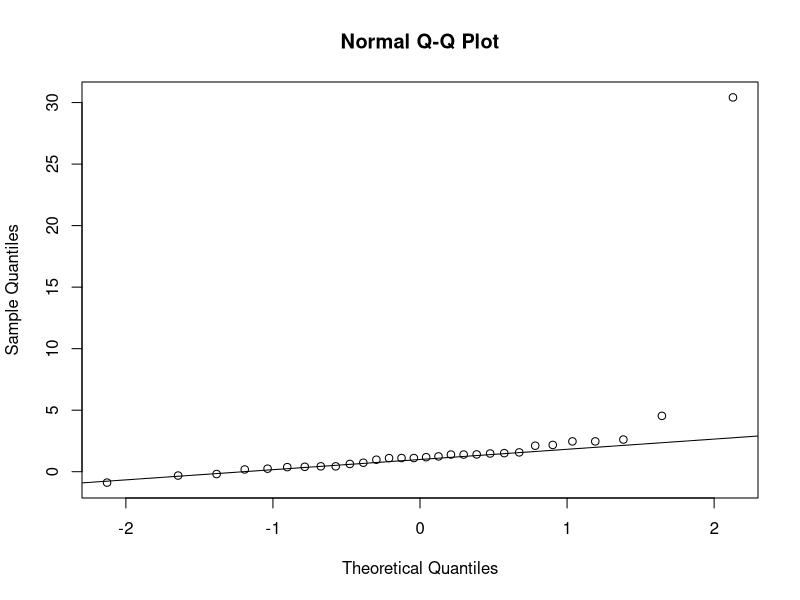
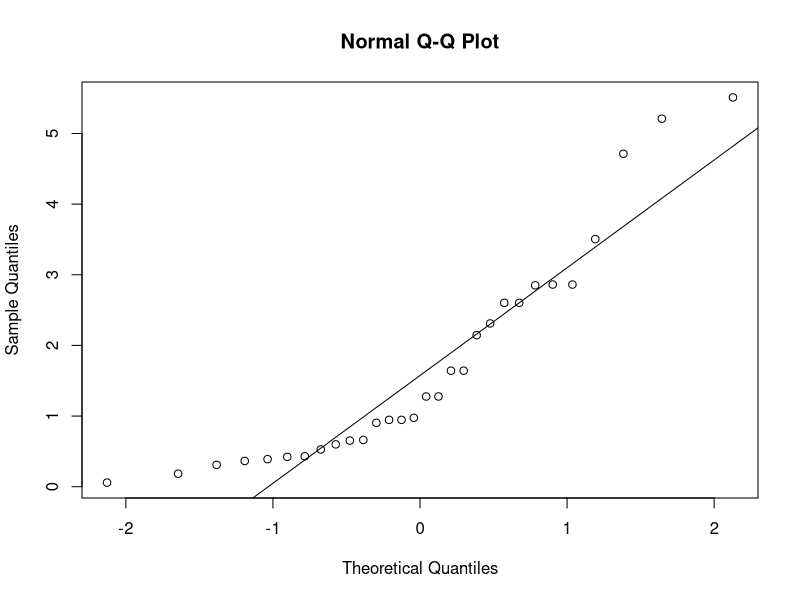
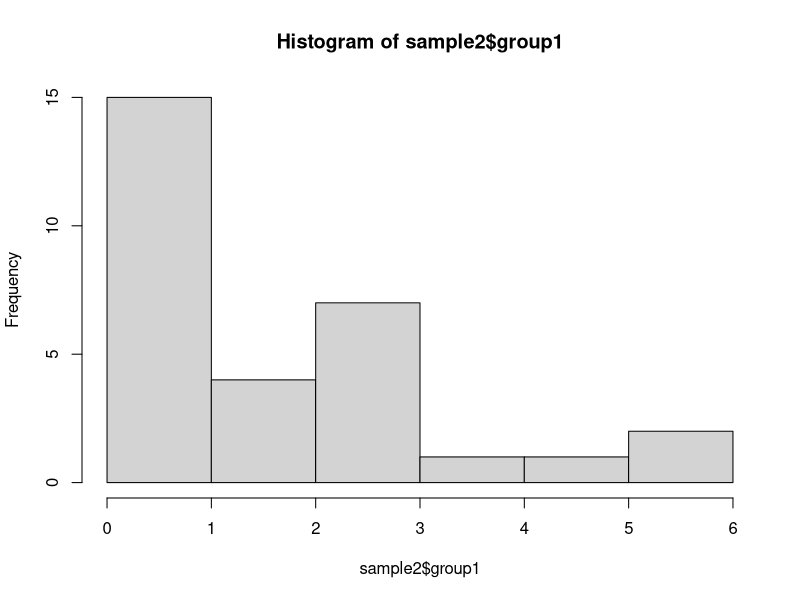
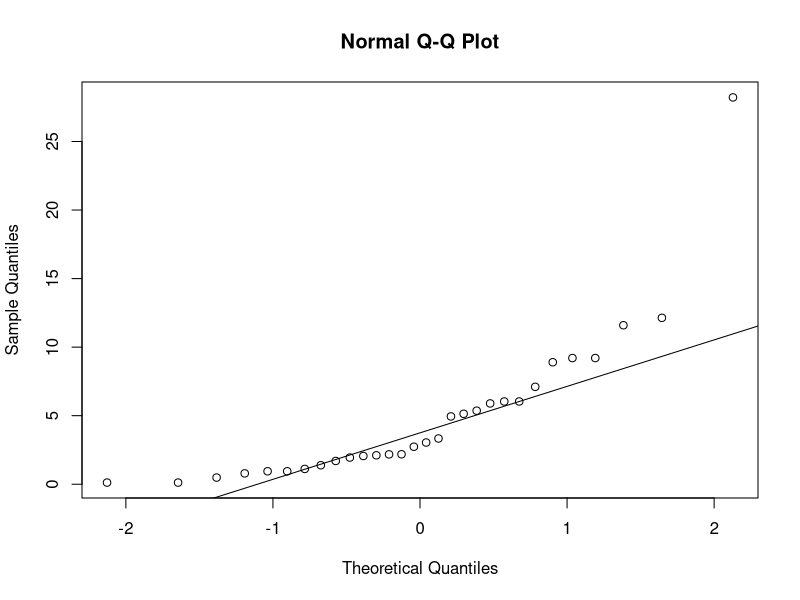
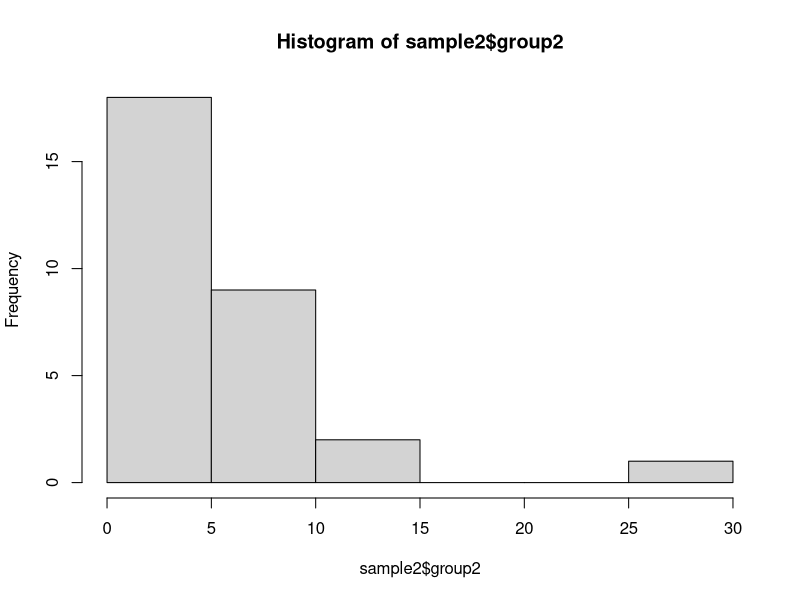
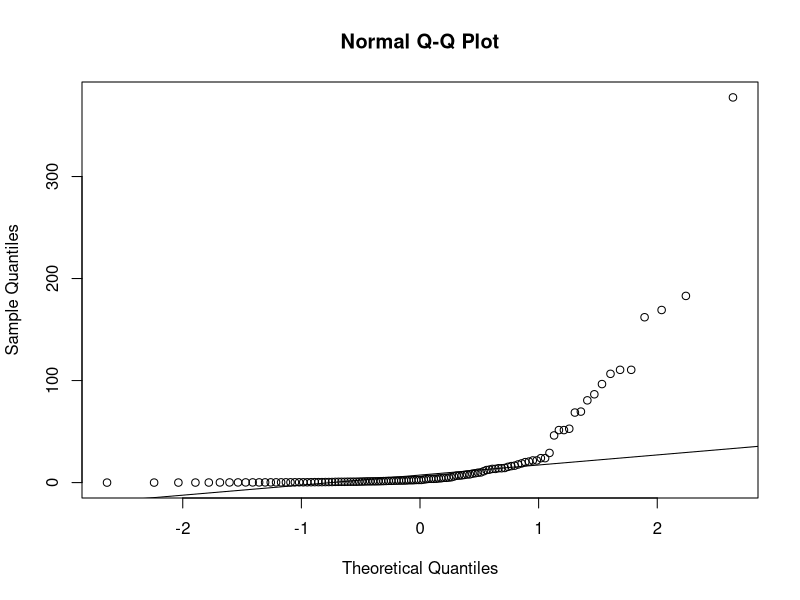
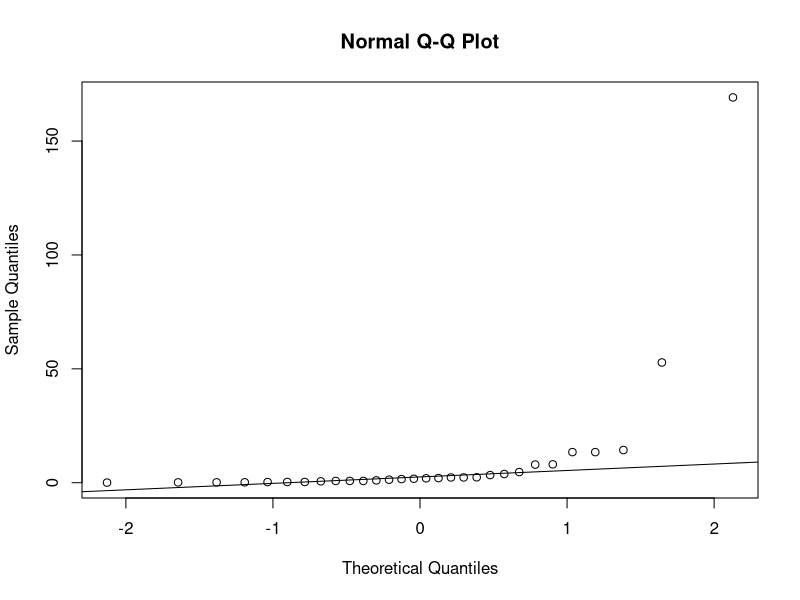
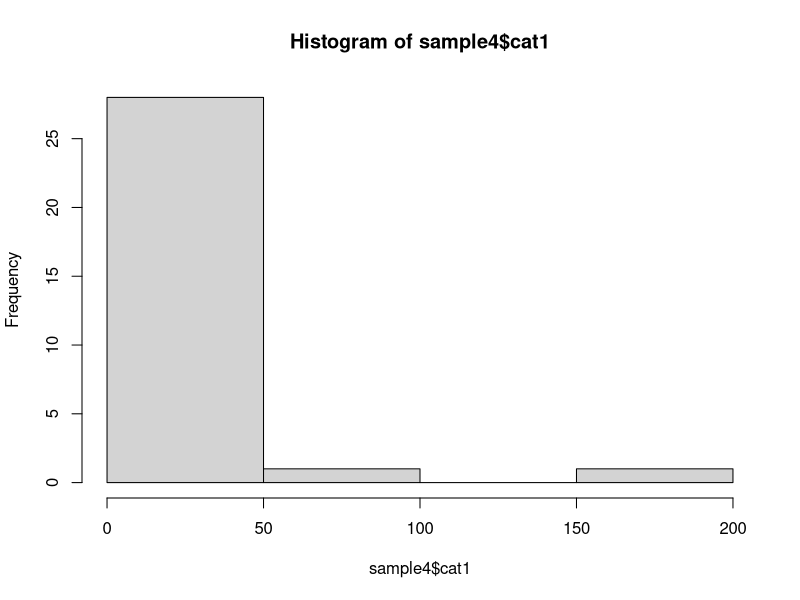

R code for these plots, in order: (Note: a time limit stopped this script after it produced the figures.)
## ---- chunk 1
knitr::opts_chunk$set(echo = TRUE, fig.align = 'center', out.width = '65%')
## ---- chunk 2
library(readxl)
sample1 = read_xlsx("term project data.xlsx", range = "A2:A32")$sample
n = length(sample1)
## ---- chunk 3
t.test(sample1, alternative = "greater")
## ---- chunk 4
qqnorm(sample1); qqline(sample1)
## ---- chunk 5
B_obs = sum(sample1 >= 0)
B_obs
## ---- chunk 6
p_value2 = sum(choose(n, B_obs:n)) * (0.5 ^ n)
p_value2
## ---- chunk 7
Z_B = (B_obs - 0.5 * n) / sqrt(0.25 * n)
p_value3 = 1 - pnorm(Z_B)
p_value3
## ---- chunk 8
sample2 = read_xlsx("term project data.xlsx", range = "B2:C32")
head(sample2)
## ---- chunk 9
qqnorm(sample2$group1); qqline(sample2$group1); hist(sample2$group1)
qqnorm(sample2$group2); qqline(sample2$group2); hist(sample2$group2)
## ---- chunk 10
t.test(sample2$group1[order(sample2$group1)],
       sample2$group2[order(sample2$group2)], alternative = "less")
## ---- chunk 11
permut_test = function(X, Y, method = "mean", alternative = "two.sided", sim_num = 10000){
  m = length(X)
  n = length(Y)
  N = m + n
  if (method == "mean" | method == "trimmed" | method == "median"){
    df_c = data.frame(data = c(X, Y), 
                      group = c(rep(1, m), rep(2, n)),
                      score = c(X, Y))
  }else if (method == "waerden"){
    score = function(data){
      waerden_score = function(i, N){qnorm(i / (N + 1))}
      waerden_score(rank(data), N)}
    df_c = data.frame(data = c(X, Y), 
                      group = c(rep(1, m), rep(2, n)),
                      score = score(c(X, Y)))
  }else if (method == "exp"){
    score = function(data){
      exp_score = function(i, N){sum(1 / seq(N, N + 1 - i, - 1))}
      sapply(rank(data), exp_score, N = N)}
    df_c = data.frame(data = c(X, Y), 
                      group = c(rep(1, m), rep(2, n)),
                      score = score(c(X, Y)))
  }
  if (method == "trimmed"){
    D_obs = mean(df_c$score[df_c$group == 1], trim = 0.05) -
      mean(df_c$score[df_c$group == 2], trim = 0.05)
  }else if (method == "median"){
    D_obs = median(df_c$score[df_c$group == 1]) -
      median(df_c$score[df_c$group == 2])
  }else{
    D_obs = mean(df_c$score[df_c$group == 1]) - 
      mean(df_c$score[df_c$group == 2])
  }
  perm_D = rep(0, sim_num)
  set.seed(2023)
  if (method == "trimmed"){
    for (i in 1:sim_num){
      permut = sample(df_c$group)
      perm_D[i] = mean(df_c$score[permut == 1], trim = 0.05) - 
        mean(df_c$score[permut == 2], trim = 0.05)}
  }else if (method == "median"){
    for (i in 1:sim_num){
      permut = sample(df_c$group)
      perm_D[i] = median(df_c$score[permut == 1]) - 
        median(df_c$score[permut == 2])}
  }else{
    for (i in 1:sim_num){
      permut = sample(df_c$group)
      perm_D[i] = mean(df_c$score[permut == 1]) - 
        mean(df_c$score[permut == 2])}
  }
  if (alternative == "two.sided"){
    p = sum(abs(perm_D) >= abs(D_obs)) / sim_num
  }else if (alternative == "greater"){
    p = sum(perm_D >= D_obs) / sim_num
  }else if (alternative == "less"){
    p = sum(perm_D <= D_obs) / sim_num
  }
  return (p)
}
## ---- chunk 12
permut_test(sample2$group1, sample2$group2, 
            method = "mean",
            alternative = "less",
            sim_num = 100000)
## ---- chunk 13
permut_test(sample2$group1, sample2$group2, 
            method = "median",
            alternative = "less",
            sim_num = 100000)
## ---- chunk 14
permut_test(sample2$group1, sample2$group2, 
            method = "trimmed",
            alternative = "less",
            sim_num = 100000)
## ---- chunk 15
permut_test(sample2$group1, sample2$group2, 
            method = "waerden",
            alternative = "less",
            sim_num = 100000)
## ---- chunk 16
permut_test(sample2$group1, sample2$group2, 
            method = "exp",
            alternative = "less", sim_num = 100000)
## ---- chunk 17
wilcoxon_test = function(X, Y, alternative = "two.sided", sim_num = 10000){
  m = length(X)
  n = length(Y)
  N = m + n
  df_c = data.frame(data = c(X, Y), 
                    group = c(rep(1, m), rep(2, n)),
                    rank = rank(c(X, Y)))
  W1_obs = sum(df_c$rank[df_c$group == 1])
  # normal approximation
  AF = 0
  for (d in unique(df_c$data)){
    df_c[df_c$data == d, 3] = mean(df_c[df_c$data == d, 3])
    t_i = sum(df_c$data == d)
    AF = AF + t_i ^ 3 - t_i
  }
  AF = AF * m * n / (12 * N * (N - 1))
  Z_W = (W1_obs - 0.5 * m * (N + 1)) / sqrt(m * n * (N + 1) / 12 - AF)
  if (alternative == "two.sided"){
    p1 = 2 * (1 - pnorm(abs(Z_W)))
  }else if (alternative == "greater"){
    p1 = 1 - pnorm(Z_W)
  }else if (alternative == "less"){
    p1 = pnorm(Z_W)
  }
  # simulation of permutation test.
  perm_W1 = rep(0, sim_num)
  set.seed(2023)
  for (i in 1:sim_num){
    permut = sample(df_c$group)
    perm_W1[i] = sum(df_c$rank[permut == 1])
  }
  if (alternative == "two.sided"){
    p2 =  2 * min(sum(perm_W1 >= W1_obs), sum(perm_W1 <= W1_obs)) / sim_num
  }else if (alternative == "greater"){
    p2 = sum(perm_W1 >= W1_obs) / sim_num
  }else if (alternative == "less"){
    p2 = sum(perm_W1 <= W1_obs) / sim_num
  }
  return (list(p_value_normal_approximation = p1,
               p_value_monte_carlo_simulation_permutation = p2))
}
## ---- chunk 18
wilcoxon_test(sample2$group1, sample2$group2, 
              alternative = "less", sim_num = 100000)
## ---- chunk 19
F_test = function(X, Y, alternative = "two.sided"){
  m = length(X)
  n = length(Y)
  F_obs = var(X) / var(Y)
  p = pf(F_obs, m - 1, n - 1)
  if (alternative == "two.sided"){
    p = 2 * min(p, 1 - p)
  }else if (alternative == "greater"){
    p = 1 - p
  }else if (alternative == "less"){
    p = p
  }
  return (p)
}
## ---- chunk 20
F_test(sample2$group1, sample2$group2)
## ---- chunk 21
permut_var_test <- function(X, Y, alternative = "two.sided", sim_num = 10000){
  m = length(X)
  n = length(Y)
  df_c = data.frame(data = c(X, Y), 
                    group = c(rep(1, m), rep(2, n)))
  if (alternative == "two.sided"){
    var_X = var(X)
    var_Y = var(Y)
    F_obs = max(var_X, var_Y) / min(var_X, var_Y)
    # simulation of permutation test
    perm_F = rep(0, sim_num)
    set.seed(2023)
    for (i in 1:sim_num){
      permut = sample(df_c$group)
      var_X = var(df_c$data[permut == 1])
      var_Y = var(df_c$data[permut == 2])
      perm_F[i] = max(var_X, var_Y) / min(var_X, var_Y)
    }
    p = sum(perm_F >= F_obs) / sim_num
  }else{
    F_obs = var(X) / var(Y)
    # simulation of permutation test
    perm_F = rep(0, sim_num)
    set.seed(2023)
    for (i in 1:sim_num){
      permut = sample(df_c$group)
      perm_F[i] = var(df_c$data[permut == 1]) / var(df_c$data[permut == 2])
    }
    if (alternative == "greater"){
      p = sum(perm_F >= F_obs) / sim_num
    }else if (alternative == "less"){
      p = sum(perm_F <= F_obs) / sim_num
    }
  }
  return (p)
}
## ---- chunk 22
permut_var_test(sample2$group1, sample2$group2, sim_num = 50000)
## ---- chunk 23
siegel_tukey = function(X, Y, alternative = "two.sided", sim_num = 10000){
  m = length(X)
  n = length(Y)
  N = m + n
  df_c = data.frame(data = c(X - median(X), Y - median(Y)), 
                    group = c(rep(1, m), rep(2, n)),
                    rank_ST = NA)
  iterator1 = matrix(seq(1, N, 4)) - 1
  rank1 = apply(iterator1, 1, function(x) x + c(1, 4))
  iterator2 = matrix(seq(2, N, 4))
  rank2 = apply(iterator2, 1, function(x) x + c(0, 1))
  if (length(rank1) == length(rank2)) {
    r = c(rank1[1:floor(N/2)], rev(rank2[1:ceiling(N/2)]))
  }else{
    r = c(rank1[1:ceiling(N/2)], rev(rank2[1:floor(N/2)]))
  }
  df_c[order(df_c$data), 3] = r
  # normal approximation
  AF = 0
  for (d in unique(df_c$data)){
    df_c[df_c$data == d, 3] = mean(df_c[df_c$data == d, 3])
    t_i = sum(df_c$data == d)
    AF = AF + t_i ^ 3 - t_i
  }
  AF = AF * m * n / (12 * N * (N - 1))
  W1_obs = sum(df_c$rank_ST[df_c$group == 1])
  Z_W = (W1_obs - 0.5 * m * (N + 1)) / sqrt(m * n * (N + 1) / 12 - AF)
  if (alternative == "two.sided"){
    p1 = 2 * (1 - pnorm(abs(Z_W)))
  }else if (alternative == "greater"){
    p1 = 1 - pnorm(Z_W)
  }else if (alternative == "less"){
    p1 = pnorm(Z_W)
  }
  # simulation of permutation test.
  perm_W1 = rep(0, sim_num)
  set.seed(2023)
  for (i in 1:sim_num){
    permut = sample(df_c$group)
    perm_W1[i] = sum(df_c$rank_ST[permut == 1])
  }
  if (alternative == "two.sided"){
    p2 = 2 * min(sum(perm_W1 >= W1_obs), sum(perm_W1 <= W1_obs)) / sim_num
  }else if (alternative == "greater"){
    p2 = sum(perm_W1 >= W1_obs) / sim_num
  }else if (alternative == "less"){
    p2 = sum(perm_W1 <= W1_obs) / sim_num
  }
  return (list(p_value_normal_approximation = p1,
               p_value_monte_carlo_simulation_permutation = p2))
}
## ---- chunk 24
siegel_tukey(sample2$group1, sample2$group2, sim_num = 10000)
## ---- chunk 25
ansari_bradley = function(X, Y, alternative = "two.sided", sim_num = 10000){
  m = length(X)
  n = length(Y)
  N = m + n
  df_c = data.frame(data = c(X - median(X), Y - median(Y)), 
                    group = c(rep(1, m), rep(2, n)),
                    rank_AB = NA)
  if (N %% 2 == 0){
    r = c(1:(N / 2), (N / 2):1)
  }else{
    r = c(1:(N / 2 + 1), (N / 2 - 1):1)
  }
  df_c[order(df_c$data), 3] = r
  # Normal approximation
  AB = 0
  for (d in unique(df_c$data)){
    r_i = mean(df_c[df_c$data == d, 3])
    df_c[df_c$data == d, 3] = r_i
    t_i = sum(df_c$data == d)
    AB = AB + t_i * (r_i ^ 2)
  }
  C_obs = sum(df_c$rank_AB[df_c$group == 1])
  if (N %% 2 == 0){
    mu = m * (N + 2) / 4
    sigma = sqrt(m * n * (16 * AB - N * (N + 2) ^ 2) / (16 * N * (N - 1)))
  }else{
    mu = m * (N + 1) ^ 2 / (4 * N)
    sigma = sqrt(m * n * (16 * N * AB - (N + 1) ^ 4) / (16 * N ^ 2 * (N - 1)))
  }
  Z_C = (C_obs - mu) / sigma
  if (alternative == "two.sided"){
    p1 = 2 * (1 - pnorm(abs(Z_C)))
  }else if (alternative == "greater"){
    p1 = 1 - pnorm(Z_C)
  }else if (alternative == "less"){
    p1 = pnorm(Z_C)
  }
  # simulation of permutation test
  perm_C = rep(0, sim_num)
  set.seed(2023)
  for (i in 1:sim_num){
    permut = sample(df_c$group)
    perm_C[i] = sum(df_c$rank_AB[permut == 1])
  }
  if (alternative == "two.sided"){
    p2 = 2 * min(sum(perm_C >= C_obs), sum(perm_C <= C_obs)) / sim_num
  }else if (alternative == "greater"){
    p2 = sum(perm_C >= C_obs) / sim_num
  }else if (alternative == "less"){
    p2 = sum(perm_C <= C_obs) / sim_num
  }
  return (list(p_value_normal_approximation = p1,
               p_value_monte_carlo_simulation_permutation = p2))
}
## ---- chunk 26
ansari_bradley(sample2$group1, sample2$group2, sim_num = 10000)
## ---- chunk 27
RMD_test = function(X, Y, alternative = "two.sided", sim_num = 10000){
  m = length(X)
  n = length(Y)
  N = m + n
  df_c = data.frame(dev = abs(c(X - median(X), Y - median(Y))), 
                    group = c(rep(1, m), rep(2, n)))
  if (alternative == "two.sided"){
    dev_X = mean(abs(X - median(X)))
    dev_Y = mean(abs(Y - median(Y)))
    RMD_obs = max(dev_X, dev_Y) / min(dev_X, dev_Y)
    # simulation of permutation test
    perm_RMD = rep(0, sim_num)
    set.seed(2023)
    for (i in 1:sim_num){
      permut = sample(df_c$group)
      dev_X = mean(df_c$dev[permut == 1])
      dev_Y = mean(df_c$dev[permut == 2])
      perm_RMD[i] = max(dev_X, dev_Y) / min(dev_X, dev_Y)
    }
    p = sum(perm_RMD >= RMD_obs) / sim_num
  }else{
    RMD_obs = mean(abs(X - median(X))) / mean(abs(Y - median(Y)))
    # simulation of permutation test
    perm_RMD = rep(0, sim_num)
    set.seed(2023)
    for (i in 1:sim_num){
      permut = sample(df_c$group)
      perm_RMD[i] = mean(df_c$dev[permut == 1]) / mean(df_c$dev[permut == 2])
    }
    if (alternative == "greater"){
      p = sum(perm_RMD >= RMD_obs) / sim_num
    }else if (alternative == "less"){
      p = sum(perm_RMD <= RMD_obs) / sim_num
    }
  }
  return (p)
}
## ---- chunk 28
RMD_test(sample2$group1, sample2$group2, sim_num = 100000)
## ---- chunk 29
sample3 = read_xlsx("term project data.xlsx", range = "D2:E32")
head(sample3)
## ---- chunk 30
ks_test = function(X, Y, sim_num = 10000){
  m = length(X)
  n = length(Y)
  N = m + n
  df_c = data.frame(data = c(X, Y), 
                    group = c(rep(1, m), rep(2, n)))
  x_ticks = sort(unique(df_c$data))
  F_1 = cumsum(tabulate(match(sort(X), x_ticks),
                        nbins = length(x_ticks))) / m
  F_2 = cumsum(tabulate(match(Y, x_ticks),
                        nbins = length(x_ticks))) / n
  KS_obs = max(abs(F_1 - F_2))
  # simulation permutation
  perm_KS = rep(0, sim_num)
  set.seed(2023)
  for (i in 1:sim_num){
    permut = sample(df_c$group)
    F_1 = cumsum(tabulate(match(df_c$data[permut == 1], x_ticks),
                          nbins = length(x_ticks))) / m
    F_2 = cumsum(tabulate(match(df_c$data[permut == 2], x_ticks),
                          nbins = length(x_ticks))) / n
    perm_KS[i] = max(abs(F_1 - F_2))
  }
  p = sum(perm_KS >= KS_obs) / sim_num
  return (p)
}
## ---- chunk 31
ks_test(sample3$distrib1, sample3$distrib2, sim_num = 100000)
## ---- chunk 32
sample4 = read_xlsx("term project data.xlsx", range = "F2:I32")
head(sample4)
## ---- chunk 33
data = data.frame(values = c(sample4$cat1, sample4$cat2,
                             sample4$cat3, sample4$cat4),
                  cat = rep(1:4, each = nrow(sample4)))
## ---- chunk 34
qqnorm(data$values); qqline(data$values)
## ---- chunk 35
shapiro.test(data$values)
## ---- chunk 36
qqnorm(sample4$cat1); qqline(sample4$cat1); hist(sample4$cat1)
qqnorm(sample4$cat2); qqline(sample4$cat2); hist(sample4$cat2)
qqnorm(sample4$cat3); qqline(sample4$cat3); hist(sample4$cat3)
qqnorm(sample4$cat4); qqline(sample4$cat4); hist(sample4$cat4)
## ---- chunk 37
fit = aov(values ~ factor(cat), data = data)
summary(fit)[[1]][['Pr(>F)']][1] # p-value of one-way anova
## ---- chunk 38
permut_F_test = function(values, group, sim_num = 10000){
  fit = lm(values ~ group)
  F_obs = summary(fit)[[10]][1]
  perm_F = rep(0, sim_num)
  set.seed(2023)
  for (i in 1:sim_num){
    permut = sample(group)
    fit = lm(values ~ permut)
    perm_F[i] = summary(fit)[[10]][1]
  }
  p = sum(perm_F >= F_obs) / sim_num
  return (p)
}
## ---- chunk 39
permut_F_test(data$values, as.factor(data$cat), sim_num = 100000)
## ---- chunk 40
kruskal_test = function(values, group, sim_num = 10000){
  N = length(values)
  r <- rank(values)
  ti <- table(values)
  KW_obs <- (12 / (N * (N + 1)) * 
               sum(tapply(rank(values), group, "length") * 
               (tapply(rank(values), group, "mean") -
                  (N + 1) / 2) ^ 2) /
                (1 - sum(ti ^ 3 - ti) / (N ^ 3 - N)))
  # chi square approximation
  k = length(unique(group))
  p1 = 1 - pchisq(KW_obs, k - 1)
  # simulation of permutation test
  perm_KW = rep(0, sim_num)
  set.seed(2023)
  for (i in 1:sim_num){
    permut = sample(group)
    perm_KW[i] = (12 / (N * (N + 1)) * 
                    sum(tapply(rank(values), permut, "length") * 
                    (tapply(rank(values), permut, "mean") -
                       (N + 1) / 2) ^ 2) /
                    (1 - sum(ti ^ 3 - ti) / (N ^ 3 - N)))
  }
  p2 = sum(perm_KW >= KW_obs) / sim_num
  return (list(p_value_chisq_approximation = p1,
               p_value_monte_carlo_simulation_permutation = p2))
}
## ---- chunk 41
kruskal_test(data$values, data$cat, sim_num = 100000)
## ---- chunk 42
multiple_test = function(values, group, sim_num = 10000){
  N = length(values)
  r = rank(values)
  k = length(unique(group))
  n = table(group)[1]
  mr = tapply(r, group, "mean")
  tmp = matrix(rep(mr, k), nrow = k)
  # Large sample approximation for LSD
  MSE = sum((n - 1) * tapply(r, group, "var")) / (N - k)
  Rij_obs = abs(t(tmp) - tmp) / sqrt(2 * MSE / n)
  p1 = 2 * (1 - pnorm(Rij_obs[upper.tri(Rij_obs)]))
  # Large sample approximation for Tukey's HSD
  Rij_obs = abs(t(tmp) - tmp) / sqrt(MSE / n)
  p2 = 1 - ptukey(Rij_obs[upper.tri(Rij_obs)], k, Inf)
  # Permutation LSD & HSD
  Tij_obs = abs(t(tmp) - tmp)
  perm_Tij = rep(0, sim_num)
  perm_Q = rep(0, sim_num)
  set.seed(2023)
  for (i in 1:sim_num){
    permut = sample(r)
    perm_Tij[i] = abs(mean(permut[1:n]) - mean(permut[(n + 1):(2 * n)]))
    perm_Q[i] = diff(range(tapply(permut, group, "mean")))
  }
  ecdf_Tij = ecdf(perm_Tij)
  p3 = 1 - ecdf_Tij(Tij_obs[upper.tri(Tij_obs)])
  ecdf_Q = ecdf(perm_Q)
  p4 = 1 - ecdf_Q(Tij_obs[upper.tri(Tij_obs)])
  # Output
  res = cbind(which(upper.tri(Rij_obs), arr.ind = TRUE), 
              p_LSD_approx = p1,
              p_LSD_permut = p3,
              p_HSD_approx = p2,
              p_HSD_permut = p4)
  return(res)
}
## ---- chunk 43
multiple_test(data$values, data$cat, sim_num = 50000)
## ---- chunk 44
alpha_star = 0.05 / choose(4, 2)
alpha_star
## ---- chunk 45
pairwise_test = function(values, group, sim_num = 10000){
  N = length(values)
  r = rank(values)
  k = length(unique(group))
  n = table(group)[1]
  res = which(upper.tri(matrix(NA, k, k)), arr.ind = TRUE)
  # Rank-based permutation test & Wilcoxon Rank-sum Test
  p1 = rep(0, nrow(res))
  p2 = rep(0, nrow(res))
  p3 = rep(0, nrow(res))
  for (j in 1:nrow(res)){
    r_idx = res[j, 1]
    c_idx = res[j, 2]
    v = r[group == r_idx | group == c_idx]
    g = group[group == r_idx | group == c_idx]
    # Simulation of permutation test
    Rij_obs = abs(diff(tapply(v, g, "mean")))
    perm_Rij = rep(0, sim_num)
    set.seed(2023)
    for (i in 1:sim_num){
      permut = sample(g)
      perm_Rij[i] = abs(diff(tapply(v, permut, "mean")))
    }
    p1[j] = sum(perm_Rij >= Rij_obs) / sim_num
    # Wilcoxon rank sum test
    p_w = wilcoxon_test(values[group == r_idx],
                        values[group == c_idx],
                        sim_num = sim_num)
    p2[j] = p_w[[1]]
    p3[j] = p_w[[2]]
  }
  # Output
  res = cbind(res, p_diff_permut = p1,
              p_wilcox_approx = p2,
              p_wilcox_permut = p3)
  return (res)
}
## ---- chunk 46
pairwise_test(data$values, data$cat, sim_num = 50000)
